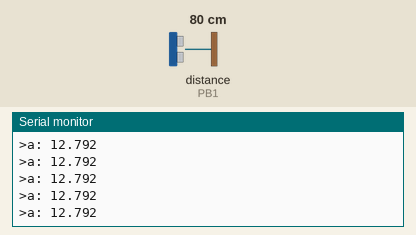
This program was run on a simulated ATmega328P, built with avr-gcc and emulated at 16 MHz (the files do not name the chip). Shown: the last lines printed to the serial monitor. Wiring (inferred from the names in the program): ultrasonic range finder: trigger PB0; echo PB1. The inputs (shaded band) are chosen by the test bench; at power-on: distance to the obstacle (sensor on PB1) 80 cm. The echo pulse lasts 58.3 µs per cm.

Above: at 2.7 s.
2.8 s: distance to the obstacle (sensor on PB1) set to 6 cm
At 3.3 s:
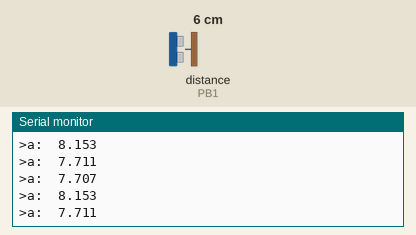
4.3 s: distance to the obstacle (sensor on PB1) set to 9 cm
At 5.3 s:
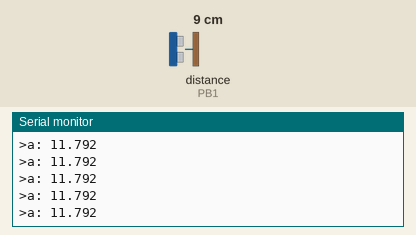
Timing chart, 0 to 7.3 s (numbered marks = the images above; inputs shaded):
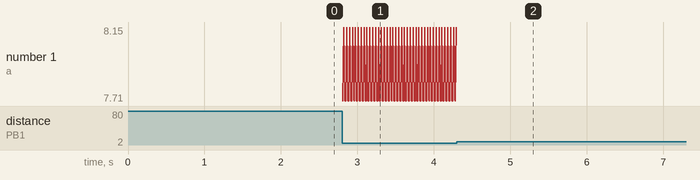

Measured:
- the behaviour switches between 7 and 8 cm on distance to the obstacle (sensor on PB1) (found by bisection; images 1 and 2)
- after the input at 2.8 s, the serial monitor: prints a new line at once (image 1)
- after the input at 4.3 s, the serial monitor: prints a new line at once (image 2)

The program:

main.cpp
```cpp
#include <avr/io.h>
#include <util/delay.h>
#include <stdlib.h>
#include <stdio.h>
#include <math.h>

#define bitSet(reg, n) (reg |= 1 << n)
#define bitRead(reg,n) (reg & (1 << n))
#define bitClear(reg, n) (reg &= ~(1 << n))

#define FOSC 16000000
#define BAUD 9600
#define MYUBRR FOSC / 16 / BAUD - 1

void USART_Init(unsigned int ubrr);
void USART_Transmit(unsigned char data);
void txString(char *pStr);

#define Trig PINB0
#define Echo PINB1

int main(void) {

    USART_Init(MYUBRR);                       // ??
    char txBuffer[9];

    DDRB = DDRB | (1<<Trig);                  // sets PINB0 as output
    DDRB = DDRB & ~(1<<Echo);                 // set PINB1 as input

    double EchoTime ;
    double distance ;

    while (1) {

        bitClear(PORTB, Trig) ;               // clear/reset Triger values
        bitClear(PORTB, Echo) ;               // clear/reset Echo values

        bitSet(PORTB, Trig) ;                 // set Triger to 1, turing sonic sensor on
        _delay_us(60);                        // keep sensor on for 60us
        bitClear(PORTB, Trig) ;               // clear/reset triger value, turn sonic sensor off

        while(!bitRead(PINB, Echo)) ;         // while Echo value 0 wait, continue once echo returns 1

        TCNT1 = 0;                            // Sets time/counter 1 to 0s
        TCCR1B |= (1 << CS10);                // start time/counter 1 with no prescaling, so will count at same frequency as cpu clock

        while(bitRead(PINB, Echo)) ;          // wait here while Echo is 1, timer is still counting in background
        TCCR1B = 0;                           // stops timer/counter 1
        EchoTime = TCNT1;                     // make EchoTime the value of the echo pluse that was just timed
        distance = (EchoTime / 343 ) / 2;     // 343 is speed of sound

        dtostrf(distance, 7, 3, txBuffer);    // converts distance (number) into a tring with 7 characters, 3 characters are after the decimal point and then stores this sting in txBuffer

        txString(">a:") ;                     // sends >a: over USART as message
        txString(txBuffer) ;                  // sends contents of txBuffer over USART
        USART_Transmit('\n') ;                // sends new line over USART

        // everything repeats in while loop
    }
        }


void USART_Init(unsigned int ubrr) {

    UBRR0H = (unsigned char) (ubrr >> 8);
    UBRR0L = (unsigned char)ubrr;

    UCSR0B = (1 << RXEN0) | (1 << TXEN0);

    UCSR0C = (1 << USBS0) | (3 << UCSZ00) ;
}

void USART_Transmit(unsigned char data) {

    while (!(UCSR0A & (1 << UDRE0)));

    UDR0 = data;
}

void txString(char *pStr) {

    while (*pStr != '\0') {
        USART_Transmit(*pStr);
        pStr++;
    }
}
```
